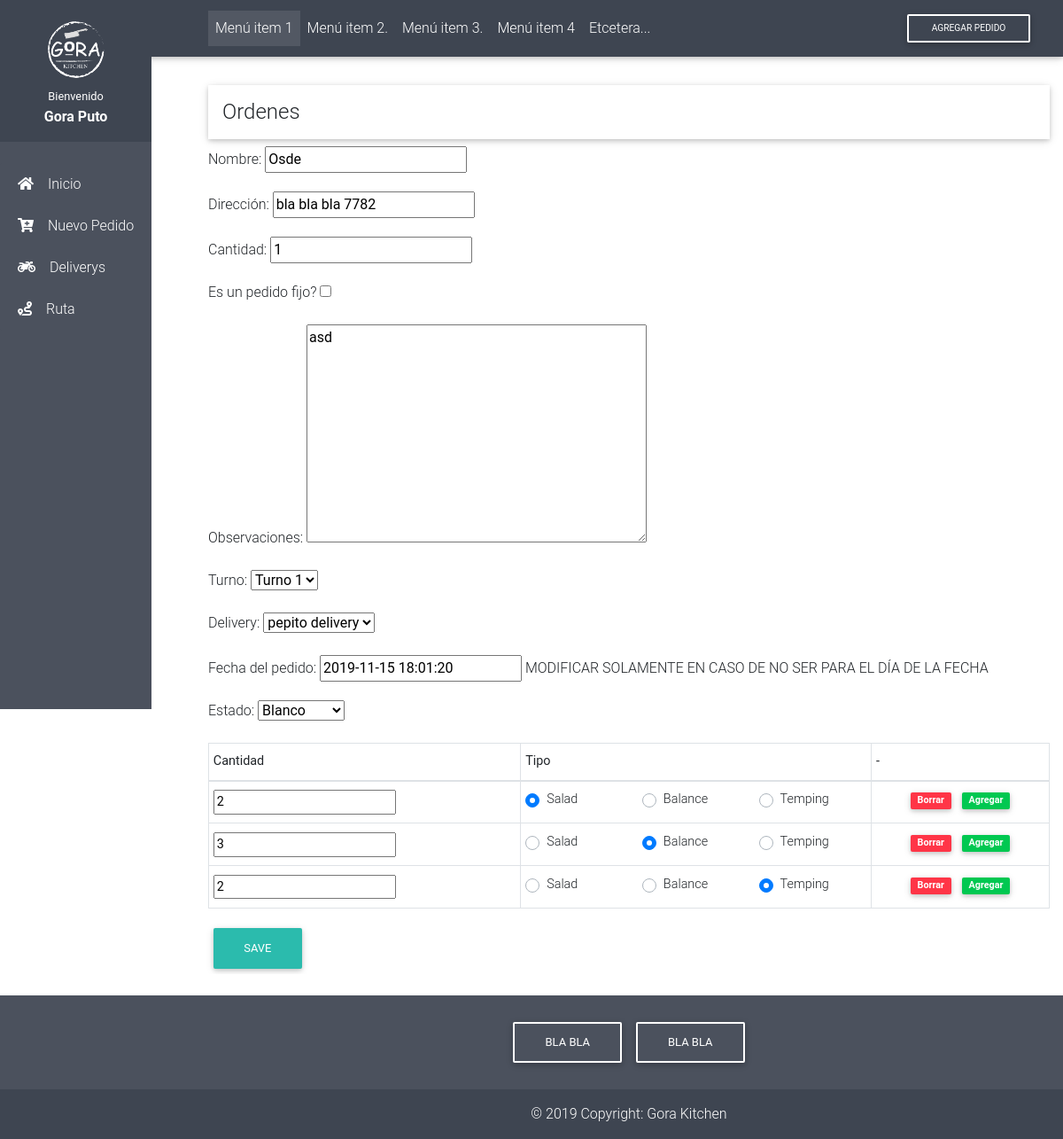
Page /gestor/orders/1/ on the committed database.
### gestor/models.py (models this page shows)
class Order(models.Model):
    ORDER_SHIFT = (
        ('H1', 'Turno 1'),
        ('H2', 'Turno 2')
    )
    ORDER_STATE = (
        ('B', 'Blanco'),
        ('En', 'Entregado'),
        ('Ca', 'Cancelado'),
        ('Ve', 'Verde'),
        ('R', 'Rojo'),
        ('Az', 'Azul'),
        ('Ro', 'Rosa'),
        ('Am', 'Amarillo')
    )
    name = models.CharField(max_length=50, default="", verbose_name=u"Nombre")
    address = models.CharField(max_length=150, default="", verbose_name=u"Dirección")
    qty = models.IntegerField(default=1, verbose_name=u"Cantidad")
    is_forever = models.BooleanField(default=False, verbose_name=u"Es un pedido fijo?")
    observations = models.TextField(verbose_name=u"Observaciones", null=True)
    order_shift = models.CharField(
        max_length = 2,
        verbose_name=u"Turno",
        choices = ORDER_SHIFT
    )
    delivery_assigned = models.ForeignKey(
        Delivery,
        on_delete=models.CASCADE,
        verbose_name="Delivery:",
        null=True
    )
    date = models.DateTimeField(
        default=django.utils.timezone.now,
        verbose_name=u"Fecha del pedido",
        help_text=u"MODIFICAR SOLAMENTE EN CASO DE NO SER PARA EL DÍA DE LA FECHA"
    )
    state = models.CharField(
        max_length = 2,
        verbose_name=u"Estado",
        choices = ORDER_STATE,
        default = "B"
    )

class Delivery(models.Model):
    name = models.CharField(max_length=50, default="", verbose_name=u"Nombre")
    last_name = models.CharField(max_length=50, default="", verbose_name=u"Apellido")
    phone = models.CharField(max_length=15, default="", verbose_name=u"Celular")
    cart_size = models.IntegerField(default=0, verbose_name=u"Pedidos que puede llevar")
    orders_shipped = models.IntegerField(default=0)
    orders_failure = models.IntegerField(default=0)
    def __str__(self):
        return self.name + " " + self.last_name

class Order_Item(models.Model):
    ORDER_TYPE = (
        ('S', 'Salad'),
        ('B', 'Balance'),
        ('T', 'Temping')
    )
    id_order = models.ForeignKey(Order, on_delete=models.CASCADE)
    qty = models.IntegerField(default=1, verbose_name=u"Cantidad")
    order_type = models.CharField(
        max_length = 1,
        choices = ORDER_TYPE
    )

### gestor/views.py (the view)
# urls.py: path('orders/<int:id>/', views.order_detail, name='order_detail'),
def order_detail(request, id):
    if request.method == "POST":
        form = OrderForm(request.POST)
        if form.is_valid():
            post = form.save()
            return redirect('order_detail', id=post.pk)
    else:
        try:
            order = Order.objects.get(pk=id)
            items = Order_Item.objects.filter(id_order = id).values()
        except Order.DoesNotExist:
            raise Http404("Order does not exist")
        form = OrderForm(instance=order)
    return render(request, 'order_detail.html', {'form': form, 'items': items})

### gestor/forms.py
class OrderForm(ModelForm):
    class Meta:
        model = Order
        fields = ['name', 'address', 'qty', 'is_forever', 'observations', 'order_shift',
    'delivery_assigned', 'date', 'state']

### gestor/templates/order_detail.html (shortened to what this page needs)
{% extends 'html.html' %}
{% load static %}
{% block content %}
<h4 class="w-100 py-3 px-3 title z-depth-1">Ordenes</h4>
<form method="POST" class="post-form">{% csrf_token %}
    {{ form.as_p }}
    <table id="table-add" class="py-2 px-1 table table-sm  table-bordered">
        <thead>
            <tr>
            <th scope="col">Cantidad</th>
            <th scope="col">Tipo</th>
            <th scope="col">-</th>
            </tr>
        </thead>
        <tbody>
            {% for i in items %}
            <tr id="item-{{ forloop.counter }}">
                <th><input class="order-add-input" type="number" name="qty[]" step="1" min="1" value="{{ i.qty }}">
                </th>
                <td>
                    <div class="form-row align-items-center">
                        <div class="col">
                            <div class="custom-control custom-radio">
                                <label class="custom-control-label" for="salad-{{ forloop.counter }}">Salad</label>
                            </div>
                        </div>
                        <div class="col">
                            <div class="custom-control custom-radio">
                                <label class="custom-control-label" for="balance-1">Balance</label>
                            </div>
                        </div>
                        <div class="col">
                            <div class="custom-control custom-radio">
                                <label class="custom-control-label" for="temping-{{ forloop.counter }}">Temping</label>
                            </div>
                        </div>
                    </div>
                </td>
                <td class="text-center">
                    <span id="borrar-{{ forloop.counter }}" class="badge badge-danger order-borrar-label py-1 px-2 mr-2">Borrar</span>
                    <span id="agregar-{{ forloop.counter }}" class="badge badge-success order-add-label py-1 px-2">Agregar</span>
                </td>
            </tr>
            {% endfor %}
        </tbody>
    </table>
    <button type="submit" class="save btn btn-default">Save</button>
</form>
{% endblock %}

### gestor/static/css/style.css (style rules this page uses)
.order-edit-label, .order-borrar-label, .order-add-label { cursor: pointer; }

### rows in the picture
Order: name "Osde", address "bla bla bla 7782", qty "1", observations "asd", order_shift "Turno 1", delivery_assigned "pepito delivery", date "2019-11-15 18:01:20", state "Blanco"
Order_Item: qty "2"
Order_Item: qty "3"
Order_Item: qty "2"
